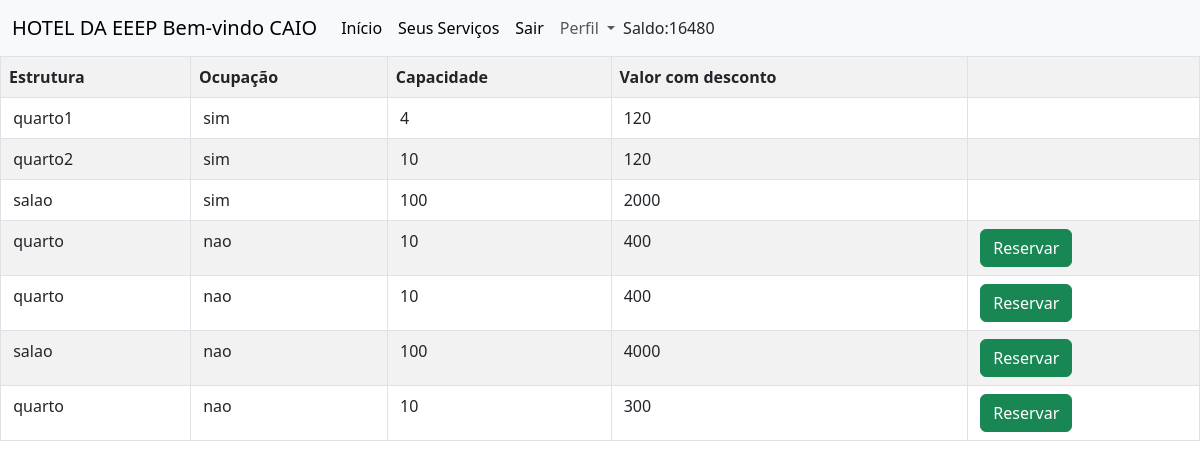
/ACadastro/Agerente.php (signed in), run on the app's committed database.
### tables this page shows
CREATE TABLE `funcionarios` (
  `id` int(11) NOT NULL,
  `nome` varchar(255) NOT NULL,
  `cpf` varchar(255) NOT NULL,
  `supervisor` varchar(255) NOT NULL,
  `usuario` varchar(255) NOT NULL,
  `senha` varchar(255) NOT NULL,
  `funcionario` varchar(255) NOT NULL,
  `dinheiro` float NOT NULL
);

CREATE TABLE `estruturas` (
  `id` int(11) NOT NULL,
  `estrutura` varchar(255) NOT NULL,
  `capacidade` varchar(255) NOT NULL,
  `ocupado` varchar(255) NOT NULL,
  `pessoa` varchar(255) NOT NULL,
  `desconto` float NOT NULL,
  `tipo` varchar(255) NOT NULL,
  `valor` float NOT NULL
);

### ACadastro/listaE.php (the view, shortened to what this page needs)
<?php
$sql="SELECT * FROM estruturas";
$res=$conn->query($sql);
echo "<table class='table table-hover
table-striped table-bordered'>";
echo"<tr>";
echo  "<th>Estrutura</th>";
echo  "<th>Ocupação</th>";
echo  "<th>Capacidade</th>";
echo  "<th>Valor com desconto</th>";
echo  "<th></th>";
while($row=$res->fetch_object()){
   $val= (($row->valor)-($row->valor)*($row->desconto));
    echo "<form action='reserva.php' method='POST'>";
    echo "<tr><td><label></label> {$row->estrutura}</td>";
    echo "<td><label></label> {$row->ocupado}</td>";
    echo "<td><label></label> {$row->capacidade}</td>";
    echo "<td><label></label> {$val}</td>";
    echo "<td><label></label>" ;
       if($_SESSION['nome']==$row->pessoa || $row->pessoa==''){
    if($row->ocupado=='nao')
    {echo" <button class='btn btn-success'>Reservar</td>";}else{
        echo" <button class='btn btn-warning'>Cancelar</td>";
    }}
    echo "</form>";
}
echo"</table>";
?>

### ACadastro/Agerente.php (shortened to what this page needs)
<?php
include("../config.php");
$res= $conn->query("SELECT dinheiro FROM funcionarios WHERE nome='{$_SESSION['nome']}'");
$row=$res->fetch_object();
$dinheiro=$row->dinheiro;
  echo"
    <!doctype html>
    <html lang='pt-br'>
   <head>
      <meta charset='utf-8'>
     <meta name='viewport' content='width=device-width, initial-scale=1'>
     <title>HOTEL DA EEEP</title>
     <link href='https://cdn.jsdelivr.net/npm/bootstrap@5.3.0-alpha1/dist/css/bootstrap.min.css' rel='stylesheet'>
    </head>
   <body>
  <nav class='navbar navbar-expand-lg bg-body-tertiary'>
  <div class='container-fluid'>
    <a class='navbar-brand' href='#'>HOTEL DA EEEP Bem-vindo {$_SESSION['nome']}</a>
    <button class='navbar-toggler' type='button' data-bs-toggle='collapse' data-bs-target='#navbarNavDropdown' aria-controls='navbarNavDropdown' aria-expanded='false' aria-label='Toggle navigation'>
      <span class='navbar-toggler-icon'></span>
    </button>
    <div class='collapse navbar-collapse' id='navbarNavDropdown'>
      <ul class='navbar-nav'>
        <li class='nav-item'>
          <a class='nav-link active' aria-current='page' href='../ACadastro/Agerente.php'>Início</a>
        </li>
        <a class='nav-link active' aria-current='page' href='?page3=lserv'>Seus Serviços</a>
        <li class='nav-item'>
          <a class='nav-link active' aria-current='page' href='?page3=sair'>Sair</a>
        </li>
        <li class='nav-item dropdown'>
          <a class='nav-link dropdown-toggle' href='#' role='button' data-bs-toggle='dropdown' aria-expanded='false'>
            Perfil
          </a>
          <ul class='dropdown-menu'>
            <li><a class='dropdown-item' href='?page3=sair'>Sair</a></li>
            <li><a class='dropdown-item' href='#'>Serviços</a></li>
            <li><a class='dropdown-item' href='#'>Something else here</a></li>
          </ul>
        </li>
      </ul>
      <label>Saldo:{$dinheiro}</label>
    </div>
  </div>
</nav>
";
switch(@$_REQUEST["page3"]){
default:
    include("listaE.php");
    break;
}
?>

### data on the page
funcionarios: dinheiro "16480"
estruturas: estrutura "quarto1", ocupado "sim", capacidade "4", val "120"
estruturas: estrutura "quarto2", ocupado "sim", capacidade "10", val "120"
estruturas: estrutura "salao", ocupado "sim", capacidade "100", valor "2000"
estruturas: estrutura "quarto", ocupado "nao", capacidade "10", valor "400", pessoa "Reservar"
estruturas: estrutura "quarto", ocupado "nao", capacidade "10", valor "400", pessoa "Reservar"
estruturas: estrutura "salao", ocupado "nao", capacidade "100", valor "4000", pessoa "Reservar"
estruturas: estrutura "quarto", ocupado "nao", capacidade "10", valor "300", pessoa "Reservar"

### other printed values
$_SESSION['nome'] "CAIO"
